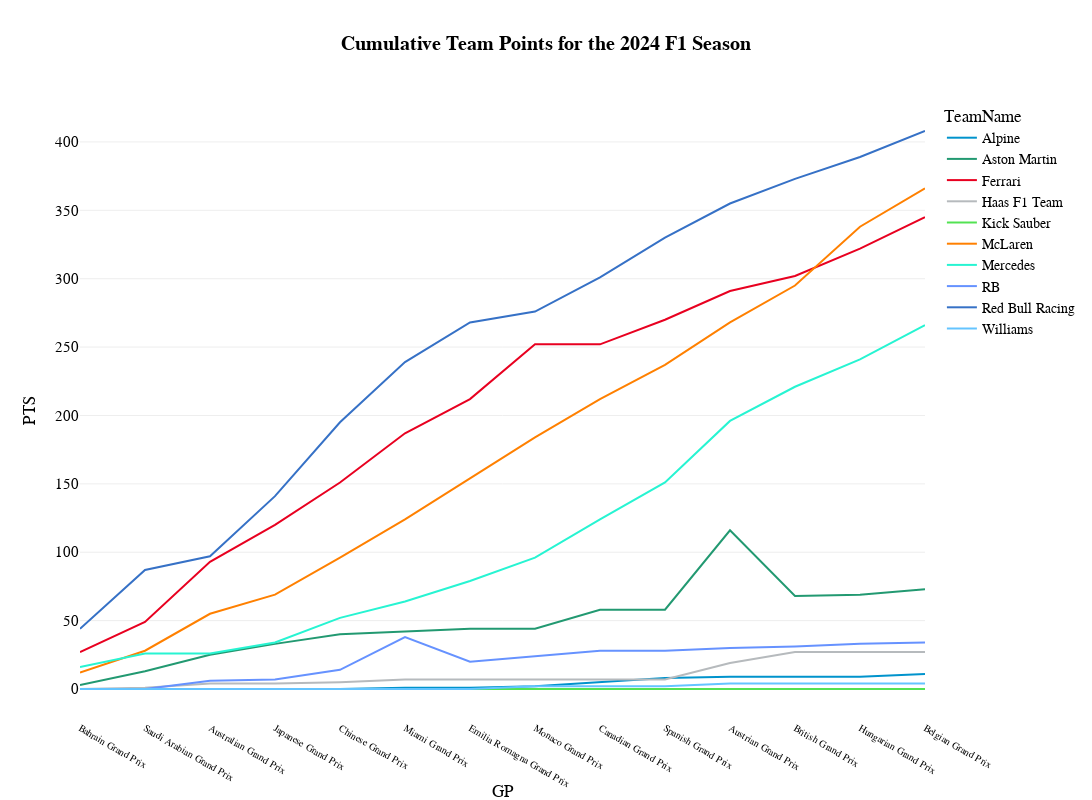

Notebook code for this chart:
### Code cell
fig_team=px.line(
        df_team, 
        x="GP", 
        y="PTS", 
        color='TeamName', 
        # markers=True,
        hover_data=['TeamName','Year', 'GP', 'RoundNumber','EventFormat'], 
        template="xgridoff",
        title="<b>Cumulative Team Points for the {} F1 Season</b>".format(years),
        height=800, 
        width=1200,
        color_discrete_map={
                 "Alpine": "#0093cc",
                 "Aston Martin": "#229971",
                 "Ferrari": "#E80020",
                 "Haas F1 Team": "#B6BABD",
                 "Kick Sauber": "#52e252",
                 "McLaren": "#FF8000",
                 "Mercedes": "#27F4D2",
                 "RB": "#6692FF",
                 "Red Bull Racing": "#3671C6",
                 "Williams": "#64C4FF" ,
                 "Alfa Romeo":"#C92D4B",
                 "AlphaTauri":"#5E8FAA",
                 "Racing Point":"#F596C8",
                 "Renault":"#FFF500",
                 "Toro Rosso":"#469bff",
                 "Force India":"#F596C8",
                 "Sauber":"#9B0000"
                 }
        )
fig_team.update_layout(
    yaxis = dict(tickfont = dict(size=15)),
    xaxis = dict(tickfont = dict(size=10)),
    font=dict(
        family="PT Sans Narrow",
        size=14,
        color="Black"
    ),
    title_font_family="PT Sans Narrow",
    # margin=dict(l=10, r=5, t=55, b=20),
    hoverlabel=dict(
    bgcolor="white",
    font_size=16,
    font_family="PT Sans Narrow"
    ),

)

### Figure 1 — Plotly figure (JSON) as saved in the notebook; plotly's stock layout.template omitted (floating-point values rounded to 4 significant figures)
{"data": [{"customdata": [["Alpine", 2024, 1, "conventional"], ["Alpine", 2024, 2, "conventional"], ["Alpine", 2024, 3, "conventional"], ["Alpine", 2024, 4, "conventional"], ["Alpine", 2024, 5, "sprint_shootout"], ["Alpine", 2024, 6, "sprint_shootout"], ["Alpine", 2024, 6, "sprint_shootout"], ["Alpine", 2024, 7, "conventional"], ["Alpine", 2024, 8, "conventional"], ["Alpine", 2024, 9, "conventional"], ["Alpine", 2024, 10, "conventional"], ["Alpine", 2024, 11, "sprint_shootout"], ["Alpine", 2024, 11, "sprint_shootout"], ["Alpine", 2024, 12, "conventional"], ["Alpine", 2024, 13, "conventional"], ["Alpine", 2024, 14, "conventional"]], "hovertemplate": "TeamName=%{customdata[0]}<br>GP=%{x}<br>PTS=%{y}<br>Year=%{customdata[1]}<br>RoundNumber=%{customdata[2]}<br>EventFormat=%{customdata[3]}<extra></extra>", "legendgroup": "Alpine", "line": {"color": "#0093cc", "dash": "solid"}, "marker": {"symbol": "circle"}, "mode": "lines", "name": "Alpine", "orientation": "v", "showlegend": true, "type": "scatter", "x": ["Bahrain Grand Prix", "Saudi Arabian Grand Prix", "Australian Grand Prix", "Japanese Grand Prix", "Chinese Grand Prix", "Miami Grand Prix", "Miami Grand Prix", "Emilia Romagna Grand Prix", "Monaco Grand Prix", "Canadian Grand Prix", "Spanish Grand Prix", "Austrian Grand Prix", "Austrian Grand Prix", "British Grand Prix", "Hungarian Grand Prix", "Belgian Grand Prix"], "xaxis": "x", "y": [0, 0, 0, 0, 0, 1, 1, 1, 2, 5, 8, 9, 9, 9, 9, 11], "yaxis": "y"}, {"customdata": [["Aston Martin", 2024, 1, "conventional"], ["Aston Martin", 2024, 2, "conventional"], ["Aston Martin", 2024, 3, "conventional"], ["Aston Martin", 2024, 4, "conventional"], ["Aston Martin", 2024, 5, "sprint_shootout"], ["Aston Martin", 2024, 5, "sprint_shootout"], ["Aston Martin", 2024, 6, "sprint_shootout"], ["Aston Martin", 2024, 6, "sprint_shootout"], ["Aston Martin", 2024, 7, "conventional"], ["Aston Martin", 2024, 8, "conventional"], ["Aston Martin", 2024, 9, "conventional"], ["Aston Martin", 2024, 10, "conventional"], ["Aston Martin", 2024, 11, "sprint_shootout"], ["Aston Martin", 2024, 12, "conventional"], ["Aston Martin", 2024, 13, "conventional"], ["Aston Martin", 2024, 14, "conventional"]], "hovertemplate": "TeamName=%{customdata[0]}<br>GP=%{x}<br>PTS=%{y}<br>Year=%{customdata[1]}<br>RoundNumber=%{customdata[2]}<br>EventFormat=%{customdata[3]}<extra></extra>", "legendgroup": "Aston Martin", "line": {"color": "#229971", "dash": "solid"}, "marker": {"symbol": "circle"}, "mode": "lines", "name": "Aston Martin", "orientation": "v", "showlegend": true, "type": "scatter", "x": ["Bahrain Grand Prix", "Saudi Arabian Grand Prix", "Australian Grand Prix", "Japanese Grand Prix", "Chinese Grand Prix", "Chinese Grand Prix", "Miami Grand Prix", "Miami Grand Prix", "Emilia Romagna Grand Prix", "Monaco Grand Prix", "Canadian Grand Prix", "Spanish Grand Prix", "Austrian Grand Prix", "British Grand Prix", "Hungarian Grand Prix", "Belgian Grand Prix"], "xaxis": "x", "y": [3, 13, 25, 33, 40, 40, 42, 42, 44, 44, 58, 58, 116, 68, 69, 73], "yaxis": "y"}, {"customdata": [["Ferrari", 2024, 1, "conventional"], ["Ferrari", 2024, 2, "conventional"], ["Ferrari", 2024, 3, "conventional"], ["Ferrari", 2024, 4, "conventional"], ["Ferrari", 2024, 5, "sprint_shootout"], ["Ferrari", 2024, 5, "sprint_shootout"], ["Ferrari", 2024, 6, "sprint_shootout"], ["Ferrari", 2024, 6, "sprint_shootout"], ["Ferrari", 2024, 7, "conventional"], ["Ferrari", 2024, 8, "conventional"], ["Ferrari", 2024, 9, "conventional"], ["Ferrari", 2024, 10, "conventional"], ["Ferrari", 2024, 11, "sprint_shootout"], ["Ferrari", 2024, 11, "sprint_shootout"], ["Ferrari", 2024, 12, "conventional"], ["Ferrari", 2024, 13, "conventional"], ["Ferrari", 2024, 14, "conventional"]], "hovertemplate": "TeamName=%{customdata[0]}<br>GP=%{x}<br>PTS=%{y}<br>Year=%{customdata[1]}<br>RoundNumber=%{customdata[2]}<br>EventFormat=%{customdata[3]}<extra></extra>", "legendgroup": "Ferrari", "line": {"color": "#E80020", "dash": "solid"}, "marker": {"symbol": "circle"}, "mode": "lines", "name": "Ferrari", "orientation": "v", "showlegend": true, "type": "scatter", "x": ["Bahrain Grand Prix", "Saudi Arabian Grand Prix", "Australian Grand Prix", "Japanese Grand Prix", "Chinese Grand Prix", "Chinese Grand Prix", "Miami Grand Prix", "Miami Grand Prix", "Emilia Romagna Grand Prix", "Monaco Grand Prix", "Canadian Grand Prix", "Spanish Grand Prix", "Austrian Grand Prix", "Austrian Grand Prix", "British Grand Prix", "Hungarian Grand Prix", "Belgian Grand Prix"], "xaxis": "x", "y": [27, 49, 93, 120, 151, 151, 187, 187, 212, 252, 252, 270, 291, 291, 302, 322, 345], "yaxis": "y"}, {"customdata": [["Haas F1 Team", 2024, 1, "conventional"], ["Haas F1 Team", 2024, 2, "conventional"], ["Haas F1 Team", 2024, 3, "conventional"], ["Haas F1 Team", 2024, 4, "conventional"], ["Haas F1 Team", 2024, 5, "sprint_shootout"], ["Haas F1 Team", 2024, 5, "sprint_shootout"], ["Haas F1 Team", 2024, 6, "sprint_shootout"], ["Haas F1 Team", 2024, 6, "sprint_shootout"], ["Haas F1 Team", 2024, 7, "conventional"], ["Haas F1 Team", 2024, 8, "conventional"], ["Haas F1 Team", 2024, 9, "conventional"], ["Haas F1 Team", 2024, 10, "conventional"], ["Haas F1 Team", 2024, 11, "sprint_shootout"], ["Haas F1 Team", 2024, 11, "sprint_shootout"], ["Haas F1 Team", 2024, 12, "conventional"], ["Haas F1 Team", 2024, 13, "conventional"], ["Haas F1 Team", 2024, 14, "conventional"]], "hovertemplate": "TeamName=%{customdata[0]}<br>GP=%{x}<br>PTS=%{y}<br>Year=%{customdata[1]}<br>RoundNumber=%{customdata[2]}<br>EventFormat=%{customdata[3]}<extra></extra>", "legendgroup": "Haas F1 Team", "line": {"color": "#B6BABD", "dash": "solid"}, "marker": {"symbol": "circle"}, "mode": "lines", "name": "Haas F1 Team", "orientation": "v", "showlegend": true, "type": "scatter", "x": ["Bahrain Grand Prix", "Saudi Arabian Grand Prix", "Australian Grand Prix", "Japanese Grand Prix", "Chinese Grand Prix", "Chinese Grand Prix", "Miami Grand Prix", "Miami Grand Prix", "Emilia Romagna Grand Prix", "Monaco Grand Prix", "Canadian Grand Prix", "Spanish Grand Prix", "Austrian Grand Prix", "Austrian Grand Prix", "British Grand Prix", "Hungarian Grand Prix", "Belgian Grand Prix"], "xaxis": "x", "y": [0, 1, 4, 4, 5, 5, 7, 7, 7, 7, 7, 7, 19, 19, 27, 27, 27], "yaxis": "y"}, {"customdata": [["Kick Sauber", 2024, 1, "conventional"], ["Kick Sauber", 2024, 2, "conventional"], ["Kick Sauber", 2024, 3, "conventional"], ["Kick Sauber", 2024, 4, "conventional"], ["Kick Sauber", 2024, 5, "sprint_shootout"], ["Kick Sauber", 2024, 6, "sprint_shootout"], ["Kick Sauber", 2024, 7, "conventional"], ["Kick Sauber", 2024, 8, "conventional"], ["Kick Sauber", 2024, 9, "conventional"], ["Kick Sauber", 2024, 10, "conventional"], ["Kick Sauber", 2024, 11, "sprint_shootout"], ["Kick Sauber", 2024, 12, "conventional"], ["Kick Sauber", 2024, 13, "conventional"], ["Kick Sauber", 2024, 14, "conventional"]], "hovertemplate": "TeamName=%{customdata[0]}<br>GP=%{x}<br>PTS=%{y}<br>Year=%{customdata[1]}<br>RoundNumber=%{customdata[2]}<br>EventFormat=%{customdata[3]}<extra></extra>", "legendgroup": "Kick Sauber", "line": {"color": "#52e252", "dash": "solid"}, "marker": {"symbol": "circle"}, "mode": "lines", "name": "Kick Sauber", "orientation": "v", "showlegend": true, "type": "scatter", "x": ["Bahrain Grand Prix", "Saudi Arabian Grand Prix", "Australian Grand Prix", "Japanese Grand Prix", "Chinese Grand Prix", "Miami Grand Prix", "Emilia Romagna Grand Prix", "Monaco Grand Prix", "Canadian Grand Prix", "Spanish Grand Prix", "Austrian Grand Prix", "British Grand Prix", "Hungarian Grand Prix", "Belgian Grand Prix"], "xaxis": "x", "y": [0, 0, 0, 0, 0, 0, 0, 0, 0, 0, 0, 0, 0, 0], "yaxis": "y"}, {"customdata": [["McLaren", 2024, 1, "conventional"], ["McLaren", 2024, 2, "conventional"], ["McLaren", 2024, 3, "conventional"], ["McLaren", 2024, 4, "conventional"], ["McLaren", 2024, 5, "sprint_shootout"], ["McLaren", 2024, 5, "sprint_shootout"], ["McLaren", 2024, 6, "sprint_shootout"], ["McLaren", 2024, 6, "sprint_shootout"], ["McLaren", 2024, 7, "conventional"], ["McLaren", 2024, 8, "conventional"], ["McLaren", 2024, 9, "conventional"], ["McLaren", 2024, 10, "conventional"], ["McLaren", 2024, 11, "sprint_shootout"], ["McLaren", 2024, 11, "sprint_shootout"], ["McLaren", 2024, 12, "conventional"], ["McLaren", 2024, 13, "conventional"], ["McLaren", 2024, 14, "conventional"]], "hovertemplate": "TeamName=%{customdata[0]}<br>GP=%{x}<br>PTS=%{y}<br>Year=%{customdata[1]}<br>RoundNumber=%{customdata[2]}<br>EventFormat=%{customdata[3]}<extra></extra>", "legendgroup": "McLaren", "line": {"color": "#FF8000", "dash": "solid"}, "marker": {"symbol": "circle"}, "mode": "lines", "name": "McLaren", "orientation": "v", "showlegend": true, "type": "scatter", "x": ["Bahrain Grand Prix", "Saudi Arabian Grand Prix", "Australian Grand Prix", "Japanese Grand Prix", "Chinese Grand Prix", "Chinese Grand Prix", "Miami Grand Prix", "Miami Grand Prix", "Emilia Romagna Grand Prix", "Monaco Grand Prix", "Canadian Grand Prix", "Spanish Grand Prix", "Austrian Grand Prix", "Austrian Grand Prix", "British Grand Prix", "Hungarian Grand Prix", "Belgian Grand Prix"], "xaxis": "x", "y": [12, 28, 55, 69, 96, 96, 124, 124, 154, 184, 212, 237, 268, 268, 295, 338, 366], "yaxis": "y"}, {"customdata": [["Mercedes", 2024, 1, "conventional"], ["Mercedes", 2024, 2, "conventional"], ["Mercedes", 2024, 3, "conventional"], ["Mercedes", 2024, 4, "conventional"], ["Mercedes", 2024, 5, "sprint_shootout"], ["Mercedes", 2024, 5, "sprint_shootout"], ["Mercedes", 2024, 6, "sprint_shootout"], ["Mercedes", 2024, 6, "sprint_shootout"], ["Mercedes", 2024, 7, "conventional"], ["Mercedes", 2024, 8, "conventional"], ["Mercedes", 2024, 9, "conventional"], ["Mercedes", 2024, 10, "conventional"], ["Mercedes", 2024, 11, "sprint_shootout"], ["Mercedes", 2024, 11, "sprint_shootout"], ["Mercedes", 2024, 12, "conventional"], ["Mercedes", 2024, 13, "conventional"], ["Mercedes", 2024, 14, "conventional"]], "hovertemplate": "TeamName=%{customdata[0]}<br>GP=%{x}<br>PTS=%{y}<br>Year=%{customdata[1]}<br>RoundNumber=%{customdata[2]}<br>EventFormat=%{customdata[3]}<extra></extra>", "legendgroup": "Mercedes", "line": {"color": "#27F4D2", "dash": "solid"}, "marker": {"symbol": "circle"}, "mode": "lines", "name": "Mercedes", "orientation": "v", "showlegend": true, "type": "scatter", "x": ["Bahrain Grand Prix", "Saudi Arabian Grand Prix", "Australian Grand Prix", "Japanese Grand Prix", "Chinese Grand Prix", "Chinese Grand Prix", "Miami Grand Prix", "Miami Grand Prix", "Emilia Romagna Grand Prix", "Monaco Grand Prix", "Canadian Grand Prix", "Spanish Grand Prix", "Austrian Grand Prix", "Austrian Grand Prix", "British Grand Prix", "Hungarian Grand Prix", "Belgian Grand Prix"], "xaxis": "x", "y": [16, 26, 26, 34, 52, 52, 64, 64, 79, 96, 124, 151, 196, 196, 221, 241, 266], "yaxis": "y"}, {"customdata": [["RB", 2024, 1, "conventional"], ["RB", 2024, 2, "conventional"], ["RB", 2024, 3, "conventional"], ["RB", 2024, 4, "conventional"], ["RB", 2024, 5, "sprint_shootout"], ["RB", 2024, 6, "sprint_shootout"], ["RB", 2024, 7, "conventional"], ["RB", 2024, 8, "conventional"], ["RB", 2024, 9, "conventional"], ["RB", 2024, 10, "conventional"], ["RB", 2024, 11, "sprint_shootout"], ["RB", 2024, 11, "sprint_shootout"], ["RB", 2024, 12, "conventional"], ["RB", 2024, 13, "conventional"], ["RB", 2024, 14, "conventional"]], "hovertemplate": "TeamName=%{customdata[0]}<br>GP=%{x}<br>PTS=%{y}<br>Year=%{customdata[1]}<br>RoundNumber=%{customdata[2]}<br>EventFormat=%{customdata[3]}<extra></extra>", "legendgroup": "RB", "line": {"color": "#6692FF", "dash": "solid"}, "marker": {"symbol": "circle"}, "mode": "lines", "name": "RB", "orientation": "v", "showlegend": true, "type": "scatter", "x": ["Bahrain Grand Prix", "Saudi Arabian Grand Prix", "Australian Grand Prix", "Japanese Grand Prix", "Chinese Grand Prix", "Miami Grand Prix", "Emilia Romagna Grand Prix", "Monaco Grand Prix", "Canadian Grand Prix", "Spanish Grand Prix", "Austrian Grand Prix", "Austrian Grand Prix", "British Grand Prix", "Hungarian Grand Prix", "Belgian Grand Prix"], "xaxis": "x", "y": [0, 0, 6, 7, 14, 38, 20, 24, 28, 28, 30, 30, 31, 33, 34], "yaxis": "y"}, {"customdata": [["Red Bull Racing", 2024, 1, "conventional"], ["Red Bull Racing", 2024, 2, "conventional"], ["Red Bull Racing", 2024, 3, "conventional"], ["Red Bull Racing", 2024, 4, "conventional"], ["Red Bull Racing", 2024, 5, "sprint_shootout"], ["Red Bull Racing", 2024, 5, "sprint_shootout"], ["Red Bull Racing", 2024, 6, "sprint_shootout"], ["Red Bull Racing", 2024, 6, "sprint_shootout"], ["Red Bull Racing", 2024, 7, "conventional"], ["Red Bull Racing", 2024, 8, "conventional"], ["Red Bull Racing", 2024, 9, "conventional"], ["Red Bull Racing", 2024, 10, "conventional"], ["Red Bull Racing", 2024, 11, "sprint_shootout"], ["Red Bull Racing", 2024, 11, "sprint_shootout"], ["Red Bull Racing", 2024, 12, "conventional"], ["Red Bull Racing", 2024, 13, "conventional"], ["Red Bull Racing", 2024, 14, "conventional"]], "hovertemplate": "TeamName=%{customdata[0]}<br>GP=%{x}<br>PTS=%{y}<br>Year=%{customdata[1]}<br>RoundNumber=%{customdata[2]}<br>EventFormat=%{customdata[3]}<extra></extra>", "legendgroup": "Red Bull Racing", "line": {"color": "#3671C6", "dash": "solid"}, "marker": {"symbol": "circle"}, "mode": "lines", "name": "Red Bull Racing", "orientation": "v", "showlegend": true, "type": "scatter", "x": ["Bahrain Grand Prix", "Saudi Arabian Grand Prix", "Australian Grand Prix", "Japanese Grand Prix", "Chinese Grand Prix", "Chinese Grand Prix", "Miami Grand Prix", "Miami Grand Prix", "Emilia Romagna Grand Prix", "Monaco Grand Prix", "Canadian Grand Prix", "Spanish Grand Prix", "Austrian Grand Prix", "Austrian Grand Prix", "British Grand Prix", "Hungarian Grand Prix", "Belgian Grand Prix"], "xaxis": "x", "y": [44, 87, 97, 141, 195, 195, 239, 239, 268, 276, 301, 330, 355, 355, 373, 389, 408], "yaxis": "y"}, {"customdata": [["Williams", 2024, 1, "conventional"], ["Williams", 2024, 2, "conventional"], ["Williams", 2024, 3, "conventional"], ["Williams", 2024, 4, "conventional"], ["Williams", 2024, 5, "sprint_shootout"], ["Williams", 2024, 6, "sprint_shootout"], ["Williams", 2024, 7, "conventional"], ["Williams", 2024, 8, "conventional"], ["Williams", 2024, 9, "conventional"], ["Williams", 2024, 10, "conventional"], ["Williams", 2024, 11, "sprint_shootout"], ["Williams", 2024, 12, "conventional"], ["Williams", 2024, 13, "conventional"], ["Williams", 2024, 14, "conventional"]], "hovertemplate": "TeamName=%{customdata[0]}<br>GP=%{x}<br>PTS=%{y}<br>Year=%{customdata[1]}<br>RoundNumber=%{customdata[2]}<br>EventFormat=%{customdata[3]}<extra></extra>", "legendgroup": "Williams", "line": {"color": "#64C4FF", "dash": "solid"}, "marker": {"symbol": "circle"}, "mode": "lines", "name": "Williams", "orientation": "v", "showlegend": true, "type": "scatter", "x": ["Bahrain Grand Prix", "Saudi Arabian Grand Prix", "Australian Grand Prix", "Japanese Grand Prix", "Chinese Grand Prix", "Miami Grand Prix", "Emilia Romagna Grand Prix", "Monaco Grand Prix", "Canadian Grand Prix", "Spanish Grand Prix", "Austrian Grand Prix", "British Grand Prix", "Hungarian Grand Prix", "Belgian Grand Prix"], "xaxis": "x", "y": [0, 0, 0, 0, 0, 0, 0, 2, 2, 2, 4, 4, 4, 4], "yaxis": "y"}], "layout": {"font": {"color": "Black", "family": "PT Sans Narrow", "size": 14}, "height": 800, "hoverlabel": {"bgcolor": "white", "font": {"family": "PT Sans Narrow", "size": 16}}, "legend": {"title": {"text": "TeamName"}, "tracegroupgap": 0}, "title": {"font": {"family": "PT Sans Narrow"}, "text": "<b>Cumulative Team Points for the 2024 F1 Season</b>"}, "width": 1200, "xaxis": {"anchor": "y", "domain": [0, 1], "tickfont": {"size": 10}, "title": {"text": "GP"}}, "yaxis": {"anchor": "x", "domain": [0, 1], "tickfont": {"size": 15}, "title": {"text": "PTS"}}}}
